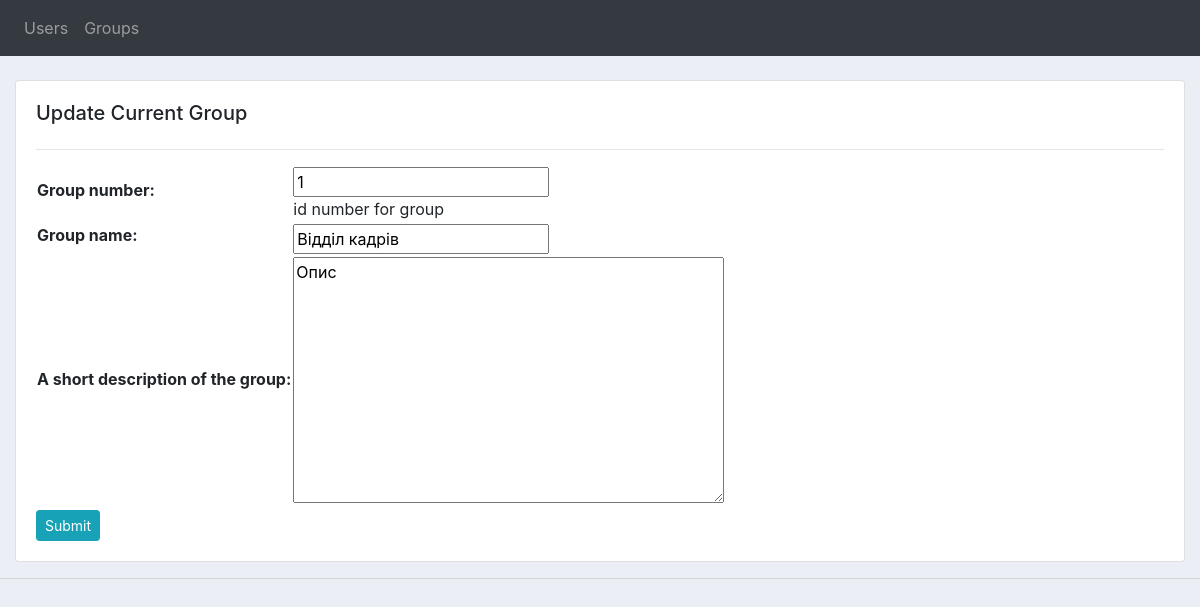
The page /group_update/1 on the database its author committed.
### acccounts/models.py (models this page shows, shortened)
class Group(models.Model):
    id = models.PositiveSmallIntegerField('Group number', default=0, primary_key=True, help_text='id number for group')
    name = models.CharField('Group name', max_length=25)
    descripion = models.TextField('A short description of the group')
    class Meta:
        verbose_name='Group'
        verbose_name_plural='Groups'

### acccounts/views.py (the view)
# urls.py: url(r'^group_update/(?P<pk>\d+)$', views.group_update, name='group_update'),
def group_update(request, pk):
    group = Group.objects.get(id=pk)
    form = GroupForm(instance=group)
    if request.method == 'POST':
        form = GroupForm(request.POST, instance=group)
        if form.is_valid():
            form.save()
            return redirect('group/{id}'.format(id=group.get_absolute_url()))
    return render(request, 'acccounts/group_update.html', context={
        'form': form
    })

### acccounts/forms.py
class GroupForm(ModelForm):
    class Meta:
        model = Group
        fields = '__all__'

### acccounts/templates/acccounts/group_update.html (shortened to what this page needs)
{% extends "base_generic.html" %}
{% block content %}
    <div class="row">
	    <div class="col-md">
            <div class="card card-body">
                <h5>Update Сurrent Group</h5>
			    <hr>
                <form action="" method="post">
                    <table>
                        {{ form }}
                    </table>
                    <input type="submit" class="btn btn-sm btn-info" value="Submit" />
                </form>
		    </div>
        </div>
    </div>
{% endblock %}

### static/css/main.css (style rules this page uses)
body { background-color: #ebeff5; }

### rows shown on the page
Group: id "1", name "Відділ кадрів", descripion "Опис"
